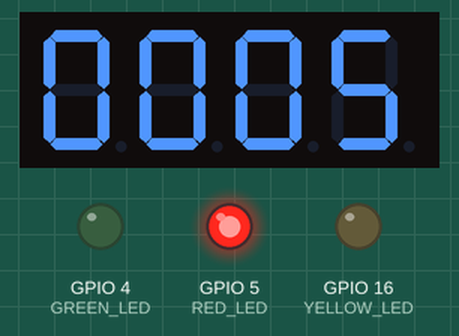
Simulated run of this program. Board: ESP32. Parts: 4-digit seven-segment display, output pins drawn as LEDs (lit = HIGH). What the program prints to the serial monitor is not drawn.

Above: at 0.1 s.
At 2.1 s:
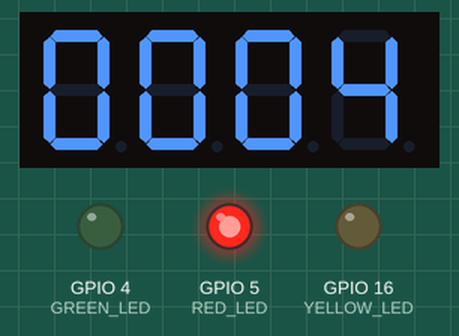
At 3.1 s:
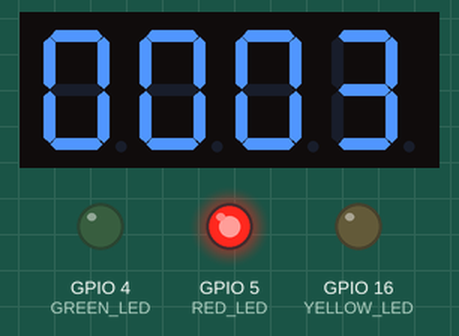
At 5.1 s:
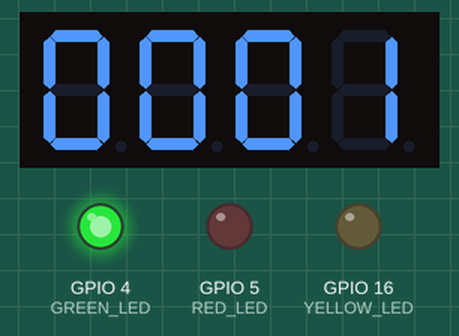
At 8.1 s:
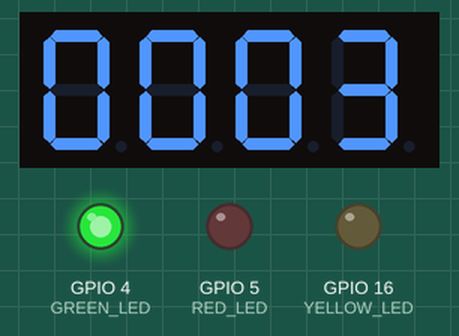
At 11.1 s:
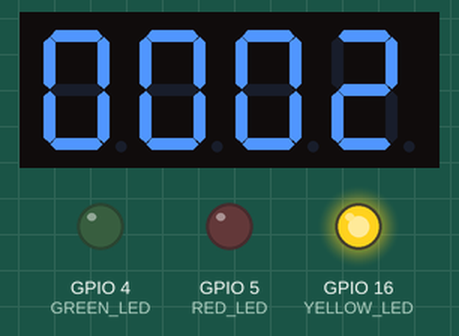
Timing chart, 0 to 37.5 s (numbered marks = the images above):
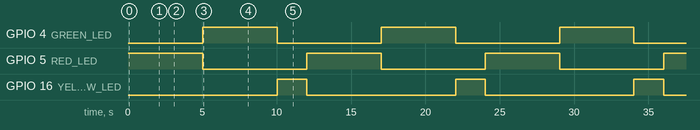

Measured:
- by itself, GPIO 4 (GREEN_LED), GPIO 5 (RED_LED): alternates HIGH for 5.0 s and LOW for 7.0 s
- by itself, GPIO 16 (YELLOW_LED): alternates HIGH for 2.0 s and LOW for 10.0 s
- by itself, everything shown: repeats every 12.0 s, in 12 steps
- what the display in image 1 shows lasts 1.0 s, from 2.0 s to 3.0 s

The program:

main.cpp
```cpp
#include <Arduino.h>
#include <TM1637Display.h>

#define RED_LED 5
#define YELLOW_LED 16
#define GREEN_LED 4

const int CLK = 23;
const int DIO = 22;

ulong previousMillis = 0;
int state = 0;
int countdown = 0; // Biến đếm ngược
TM1637Display display(CLK, DIO);

void setup()
{
  Serial.begin(115200);
  pinMode(RED_LED, OUTPUT);
  pinMode(YELLOW_LED, OUTPUT);
  pinMode(GREEN_LED, OUTPUT);

  display.setBrightness(7);

  // Bắt đầu với đèn đỏ
  digitalWrite(RED_LED, HIGH);
  digitalWrite(YELLOW_LED, LOW);
  digitalWrite(GREEN_LED, LOW);

  countdown = 5; // Đèn đỏ ban đầu sáng trong 5 giây
  display.showNumberDec(countdown, true);
}

void loop()
{
  ulong currentMillis = millis();

  if (currentMillis - previousMillis >= 1000)
  {
    previousMillis = currentMillis;

    // Giảm thời gian đếm ngược
    if (countdown > 0)
    {
      Serial.print("Thời gian còn lại: ");
      Serial.print(countdown);
      Serial.println(" giây");
      display.showNumberDec(countdown, true);
      if (countdown > 0)
      {
        countdown--;
      }
    }
  }

  if (state == 0 && countdown == 0)
  { // Chuyển sang đèn xanh
    digitalWrite(RED_LED, LOW);
    digitalWrite(GREEN_LED, HIGH);
    state = 1;
    countdown = 5;
    previousMillis = currentMillis;
  }
  else if (state == 1 && countdown == 0)
  { // Chuyển sang đèn vàng
    digitalWrite(GREEN_LED, LOW);
    digitalWrite(YELLOW_LED, HIGH);
    state = 2;
    countdown = 2;
    previousMillis = currentMillis;
  }
  else if (state == 2 && countdown == 0)
  { // Quay lại đèn đỏ
    digitalWrite(YELLOW_LED, LOW);
    digitalWrite(RED_LED, HIGH);
    state = 0;
    countdown = 5;
    previousMillis = currentMillis;
  }
}
```
